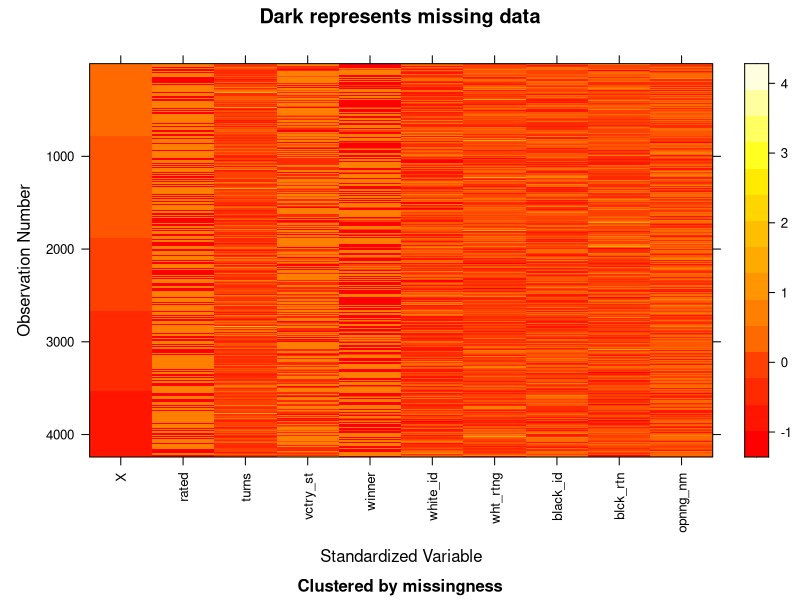

Recreate this plot in R.
## ---- chunk 1
clean_games <- read.csv("dataset/clean_games.csv")
## ---- chunk 2
library(mi)
x <- missing_data.frame(clean_games)
image(x)
## ---- chunk 3
table(is.na(clean_games))
